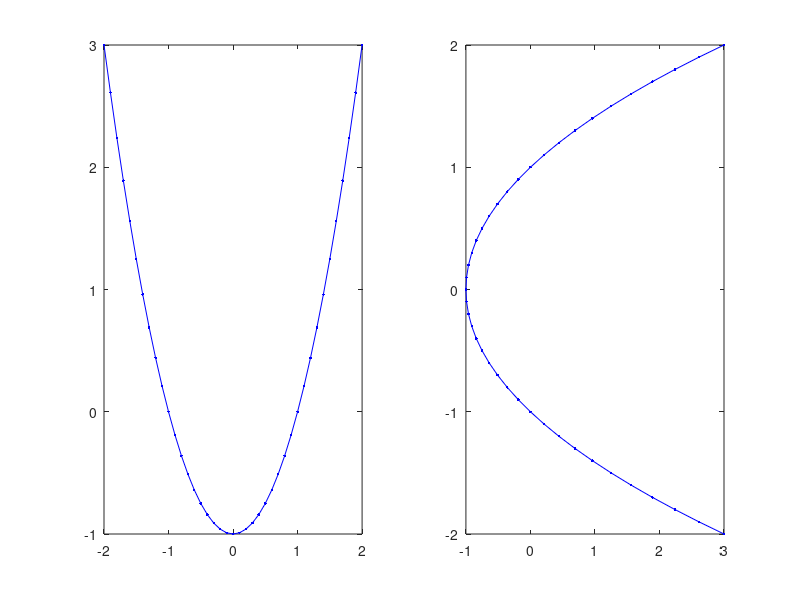
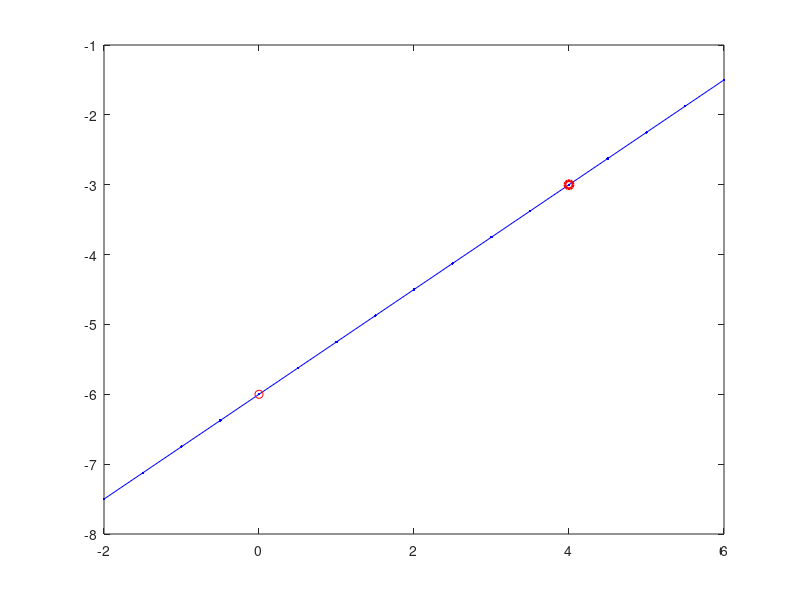
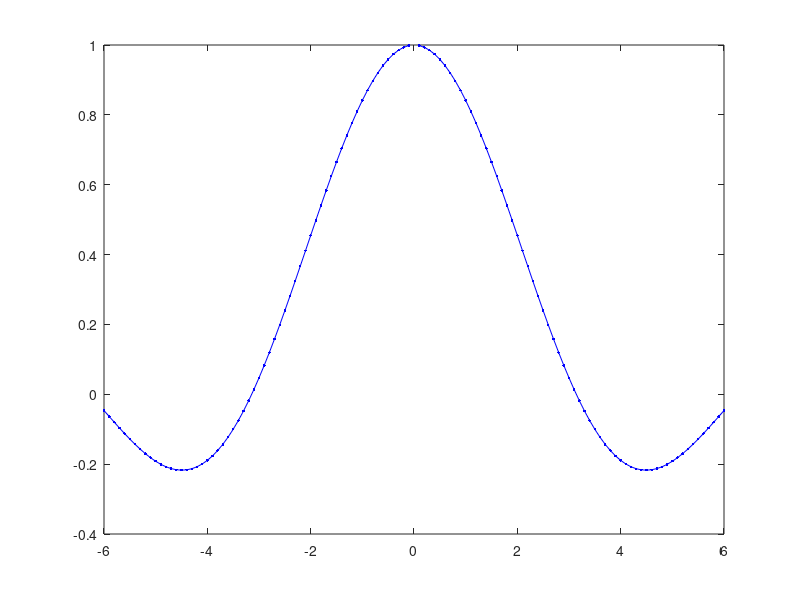
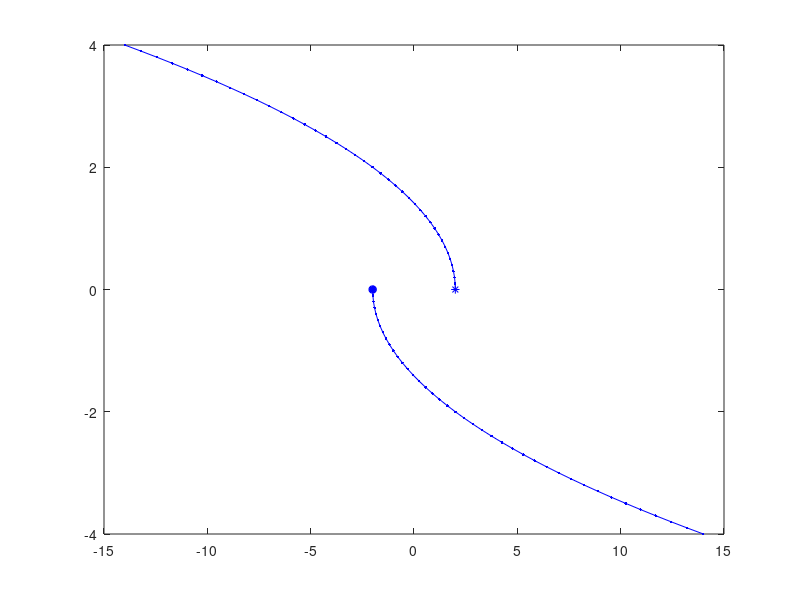

Here is the MATLAB script that generated these plots, in order:
% Chapter 1

% Start of script
%-------------------------------------------------------------------------%
close all;                   	% close all figures
clearvars; clearvars -global;	% clear all variables
clc;                         	% clear the command terminal
format shortG;                 	% pick the most compact numeric display
format compact;                	% suppress excess blank lines


% functions
%-------------------------------------------------------------------------%
% f(x) = x^2
x = -2:0.1:2;
f_x = x.^2 - 1;
figure
subplot(121)
plot(x,f_x,'b.','Linewidth',3)
hold on
plot(x,f_x,'b')
hold off
subplot(122)
plot(f_x,x,'b.','Linewidth',3)
hold on
plot(f_x,x,'b')
hold off
saveas(gcf,'..\figures\functions','pdf')


% f(x) = 0.75x-6
x = -2:0.5:6;
f_x = 0.75.*x - 6;
figure
plot(x,f_x,'b.','Linewidth',3)
hold on
plot(x,f_x,'b')
plot(0,-6,'ro',...
     4,-3,'ro','Linewidth',2)
hold off
saveas(gcf,'..\figures\simple_line','pdf')


% f(x) = sin(x)./x
x = -6:0.1:6;
f_x = sin(x)./x;
figure
plot(x,f_x,'b.','Linewidth',3)
hold on
plot(x,f_x,'b')
hold off
saveas(gcf,'..\figures\graph13','pdf')


% f(x) = x^2 piecewise
x1 = 0:0.1:4;
f_x1 = -x1.^2+2;
x2 = -4:0.1:0;
f_x2 = x2.^2-2;
figure
plot(f_x1,x1,'b.',...
     f_x2,x2,'b.','Linewidth',3)
hold on
plot(f_x1,x1,'b',...
     f_x2,x2,'b')
plot(2,0,'b*',...
     -2,0,'b*','Linewidth',2)
hold off
saveas(gcf,'..\figures\graph15','pdf')


% f(x) = y = -3x + 2
x = -3:0.1:3;
f_x = -3.*x + 2;
figure
plot(x,f_x,'b.','Linewidth',3)
hold on
plot(x,f_x,'b')
hold off
saveas(gcf,'..\figures\ex1_20_1','pdf')


% f(x) = y = sqrt(2).*x - 3
x = -3:0.1:3;
f_x = sqrt(2).*x - 3;
figure
plot(x,f_x,'b.','Linewidth',3)
hold on
plot(x,f_x,'b')
hold off
saveas(gcf,'..\figures\ex1_20_2','pdf')



% Summation
%-------------------------------------------------------------------------%

% summation "by hand"
%------------------------------------%
n = 10; % set the stopping criteria
x = 1:1:n; % create the vector x
x_i = x(1); % initialize x_i with teh first index
% sum over the remaining indicies
for ii = 2:n
    x_i = x_i + x(ii);
end

result_1 = x_i

% compare to the built-in summation function
result_2 = sum(x)


% summation with a constant "by hand"
%------------------------------------%
n = 10; % set the stopping criteria
c = 2; % some constant
x = 1:1:n; % create the vector x
x_i = c*x(1); % initialize x_i with teh first index
% sum over the remaining indicies
for ii = 2:n
    x_i = x_i + c*x(ii);
end

result_1 = x_i


x = 1:1:n; % create the vector x
x_i = x(1); % initialize x_i with teh first index
% sum over the remaining indicies
for ii = 2:n
    x_i = x_i + x(ii);
end

result_2 = c*x_i


% Products
%-------------------------------------------------------------------------%

% products "by hand"
%------------------------------------%
n = 10; % set the stopping criteria
x = 1:1:n; % create the vector x
x_i = x(1); % initialize x_i with teh first index
% sum over the remaining indicies
for ii = 2:n
    x_i = x_i * x(ii);
end

result_1 = x_i

% compare to the built-in summation function
result_2 = prod(x)


% products with a constant "by hand"
%------------------------------------%
n = 10; % set the stopping criteria
c = 2; % some constant
x = 1:1:n; % create the vector x
x_i = c*x(1); % initialize x_i with teh first index
% sum over the remaining indicies
for ii = 2:n
    x_i = x_i * c*x(ii);
end

result_1 = x_i


x = 1:1:n; % create the vector x
x_i = x(1); % initialize x_i with teh first index
% sum over the remaining indicies
for ii = 2:n
    x_i = x_i * x(ii);
end

result_2 = c^n * x_i


% Factorials
%-------------------------------------------------------------------------%

x = 5;

% factorial
x_fac = x; % initialize
for ii = 1:x-1
    x_fac = x_fac * (x-ii);
end

result_1 = x_fac

% compare to the built-in function
result_2 = factorial(x)


% Modulo
%-------------------------------------------------------------------------%

result = mod(100,30)

result = mod(14,4)


% Log and exp
%-------------------------------------------------------------------------%

% examples
%------------------------------------%
x = 10;

% this will give us y = log_10(x)
result_1 = log10(x)

% this will give us 10^y = x
result_2 = 10^(log10(x))

% this will give us y = log_e(x)
result_1 = exp(log(x))

% this will give us e^y = x
result_2 = exp(log(x))

% properties of exponents
%------------------------------------%
a = 5;
x = 2;
y = 3;

% prop 1
result_1 = a^x * a^y
result_2 = a^(x+y)

% prop 2
result_1 = a^(-x)
result_2 = 1/(a^x)

% prop 3
result_1 = a^x / a^y
result_2 = a^(x-y)

% prop 4
result_1 = (a^x)^y
result_2 = a^(x*y)

% prop 5
result_1 = a^0


% properties of logs
%------------------------------------%
x = 2;
y = 3;

% prop 1
result_1 = log(x*y)
result_2 = log(x) + log(y)

% prop 2
result_1 = log(x^y)
result_2 = y*log(x)

% prop 3
result_1 = log(1/x)
result_2 = -log(x)

% prop 4
result_1 = log(x/y)
result_2 = log(x) - log(y)

% prop 5
result_1 = log(1)


% quadratic formula
%-------------------------------------------------------------------------%
% ax^2 + bx + c = 0

% example 2
% x^2 + 3x - 4 = 0
a = 1;
b = 3;
c = -4;

x_p = (-b + sqrt(b^2 - 4*a*c))/(2*a)
x_m = (-b - sqrt(b^2 - 4*a*c))/(2*a)


% Functions
%-------------------------------------------------------------------------%

% Paraboloid of One Sheet
%------------------------------------%
% Declare some constants.
a=2;
b=2;
c=1;
numPts = 30;
z_shift = 1; 
scale = 1;

% Define range of x and y axes.
x_0 = linspace(-2*a, 2*a, numPts);
y_0 = linspace(-2*b, 2*b, numPts);
[x, y] = meshgrid(x_0, y_0);

% Construct function.
% z = scale * sqrt(z_shift + x.^2 / a^2 + y.^2 / b^2);
z = scale * (z_shift + x.^2 / a^2 + y.^2 / b^2);
z = reshape(z, [], length(y_0));

figure;
surf(z);
hold on;
contour(z);
hold off;
grid on;
title('Paraboloid of One Sheet')
xlabel x
ylabel y
zlabel z


% Elliptical Paraboloid
%------------------------------------%
[r,theta] = meshgrid([0:0.05:5],[0:pi/50:2*pi]);

x = r.*cos(theta);
y = r.*sin(theta);
z = x.^2 + y.^2;

figure;
surf(x,y,z)
hold on;
contour(x,y,z);
hold off;
title('Elliptical Paraboloid')
xlabel x
ylabel y
zlabel z


% Hyperbolic Paraboloid
%------------------------------------%
x = [-10:.5:10];
y=[-10:.5:10];

[X, Y] = meshgrid(x,y);

Z = X.^2-Y.^2;

figure;
surf(X,Y,Z)
title('Hyperbolic Paraboloid')
xlabel y
ylabel x
zlabel z




